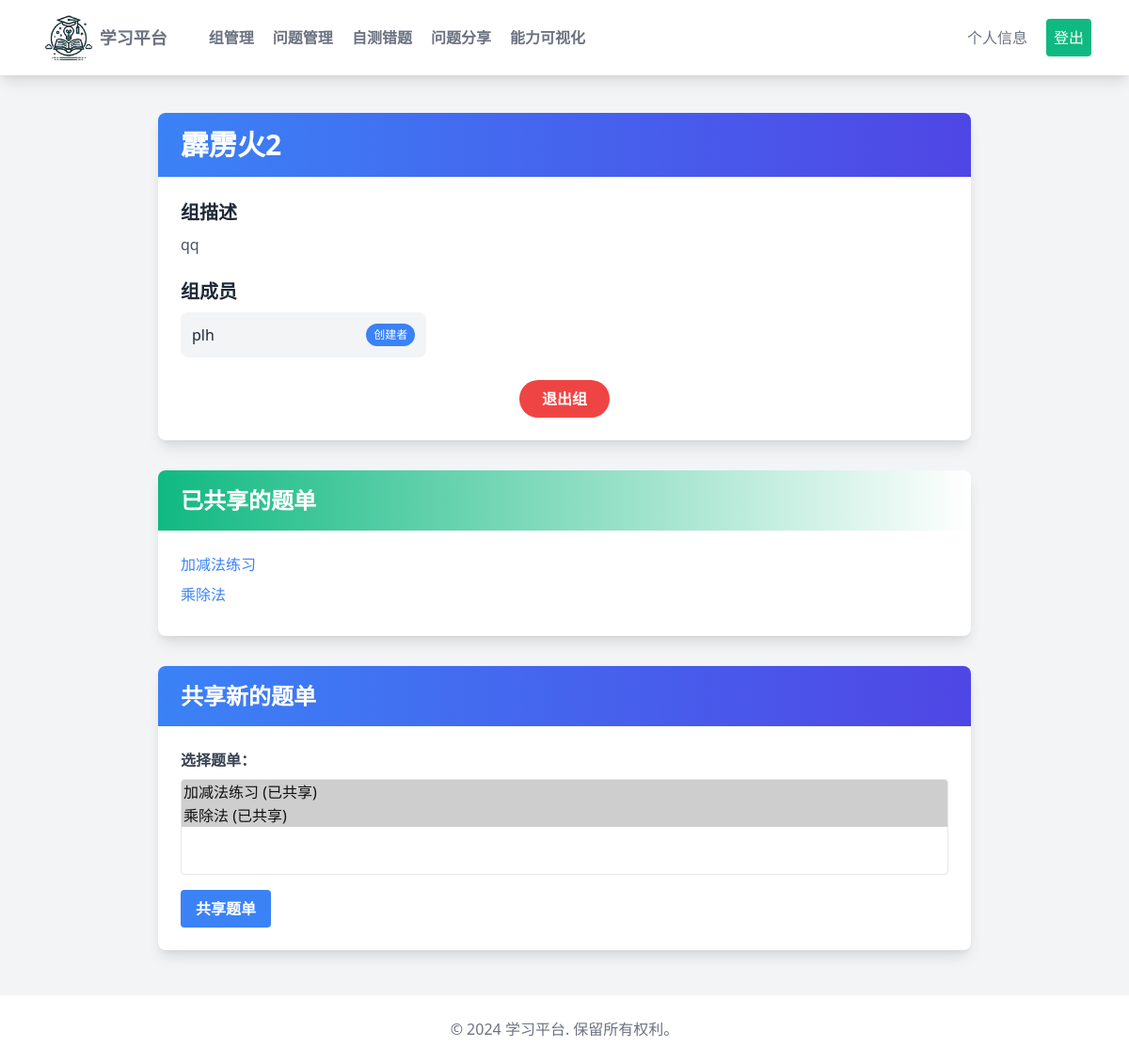
/groups/detail/7/ (signed in), run on an earlier commit of the app's database.
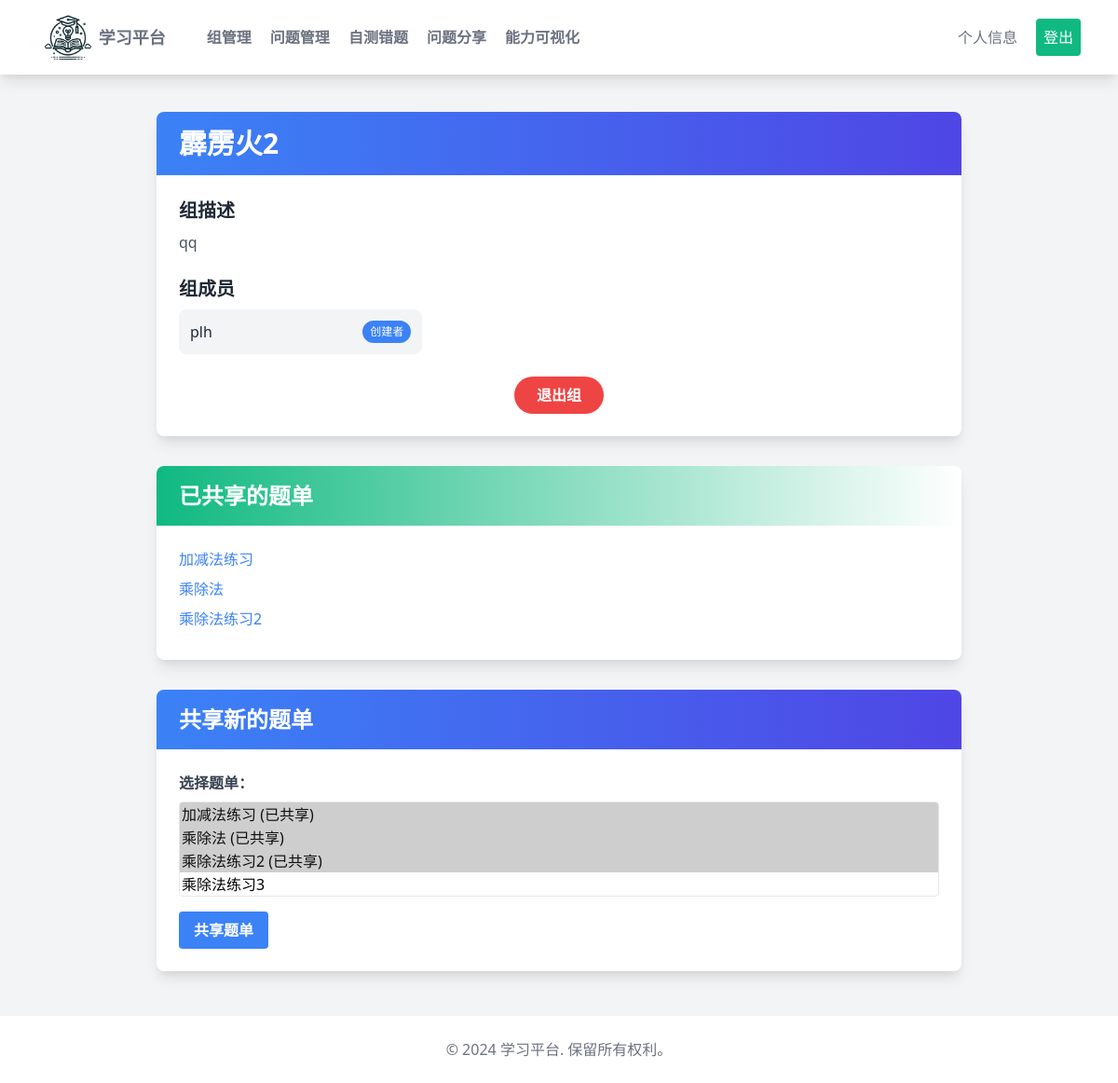
And on a later commit of the database.
### user/models.py (models this page shows, shortened)
class User(AbstractUser):
    bio = models.TextField(max_length=500, blank=True)
    avatar = models.ImageField(upload_to='avatars/', null=True, blank=True)
    date_of_birth = models.DateField(null=True, blank=True)
    location = models.CharField(max_length=100, blank=True)
    education = models.CharField(max_length=100, blank=True)

### questions/models.py (models this page shows, shortened)
class QuestionSet(models.Model):
    name = models.CharField(max_length=255)
    description = models.TextField(blank=True)
    questions = models.ManyToManyField(Question, related_name='question_sets', blank=True)
    creator = models.ForeignKey(settings.AUTH_USER_MODEL, on_delete=models.CASCADE)
    shared_with_groups = models.ManyToManyField(Group, related_name='shared_question_sets', blank=True)
    is_public = models.BooleanField(default=False)

### groups/models.py (models this page shows, shortened)
class Group(models.Model):
    name = models.CharField(max_length=100)
    description = models.TextField()
    creator = models.ForeignKey(settings.AUTH_USER_MODEL, on_delete=models.CASCADE, related_name='created_groups')
    members = models.ManyToManyField(settings.AUTH_USER_MODEL, related_name='joined_groups')
    created_at = models.DateTimeField(auto_now_add=True)

### groups/views.py (the view)
# urls.py: path('detail/<int:group_id>/', views.group_detail, name='group_detail'),
@login_required
def group_detail(request, group_id):
    group = get_object_or_404(Group, id=group_id)
    all_question_sets = QuestionSet.objects.filter(creator=request.user)
    return render(request, 'groups/detail_group.html', {
        'group': group,
        'all_question_sets': all_question_sets,
        'shared_question_sets': group.shared_question_sets.all(),
    })

### groups/templates/groups/detail_group.html (shortened to what the changed rows need)
{% extends "basehome.html" %}
{% load static %}
{% block content %}
    <div class="max-w-4xl mx-auto mt-10 px-4">
        <div class="bg-white shadow-lg rounded-lg overflow-hidden">
            <div class="px-6 py-4 bg-gradient-to-r from-blue-500 to-indigo-600">
                <h1 class="text-3xl font-bold text-white">{{ group.name }}</h1>
            </div>
            <div class="p-6">
                <div class="mb-6">
                    <h2 class="text-xl font-semibold text-gray-800 mb-2">组描述</h2>
                    <p class="text-gray-600">{{ group.description }}</p>
                </div>
                <div class="mb-6">
                    <h2 class="text-xl font-semibold text-gray-800 mb-2">组成员</h2>
                    <div class="grid grid-cols-2 sm:grid-cols-3 gap-4">
                        {% for member in group.members.all %}
                            <div class="bg-gray-100 rounded-lg p-3 flex items-center justify-between">
                                <span class="text-gray-800">{{ member.username }}</span>
                                {% if member == group.creator %}
                                    <span class="text-xs bg-blue-500 text-white px-2 py-1 rounded-full">创建者</span>
                                {% endif %}
                            </div>
                        {% endfor %}
                    </div>
                </div>
            </div>
        </div>
        {% if user in group.members.all %}
            <div class="mt-8 bg-white shadow-lg rounded-lg overflow-hidden">
                <div class="px-6 py-4 bg-gradient-to-r from-green-500 to-teal-600">
                    <h2 class="text-2xl font-semibold text-white">已共享的题单</h2>
                </div>
                <div class="p-6">
                    <ul>
                        {% for question_set in shared_question_sets %}
                            <li class="mb-2">
                                <a href="{% url 'question_set_detail' question_set.id %}" class="text-blue-500 hover:text-blue-700">{{ question_set.name }}</a>
                            </li>
                        {% empty %}
                            <li>暂无共享的题单。</li>
                        {% endfor %}
                    </ul>
                </div>
            </div>
            <div class="mt-8 bg-white shadow-lg rounded-lg overflow-hidden">
                <div class="px-6 py-4 bg-gradient-to-r from-blue-500 to-indigo-600">
                    <h2 class="text-2xl font-semibold text-white">共享新的题单</h2>
                </div>
                <div class="p-6">
                    <form id="share-question-set-form" method="post" action="{% url 'share_question_set' group.id %}">
                        <label for="question_sets" class="block text-gray-700 font-bold mb-2">选择题单：</label>
                        <select id="question_sets" name="question_set_ids" multiple class="form-multiselect block w-full mt-1 border rounded focus:outline-none focus:ring-2 focus:ring-blue-500 focus:border-blue-500">
                            {% for question_set in all_question_sets %}
                            <option value="{{ question_set.id }}" {% if group in question_set.shared_with_groups.all %}selected{% endif %}>
                                {{ question_set.name }}{% if group in question_set.shared_with_groups.all %} (已共享){% endif %}
                            </option>
                            {% endfor %}
                        </select>
                        <button type="button" onclick="shareQuestionSet('{{ group.id }}')" class="bg-blue-500 hover:bg-blue-600 text-white font-bold py-2 px-4 rounded mt-4">共享题单</button>
                    </form>
                </div>
            </div>
        {% endif %}
    </div>
{% endblock %}

What changed in the data, as far as the page shows it:
computed for Group "霹雳火2": question_set_ids "加减法练习 (已共享) ☑ / 乘除法 (已共享) ☑" → "加减法练习 (已共享) ☑ / 乘除法 (已共享) ☑ / 乘除法练习2 (已共享) ☑ / 乘除法练习3"
added QuestionSet: name "乘除法练习2"
